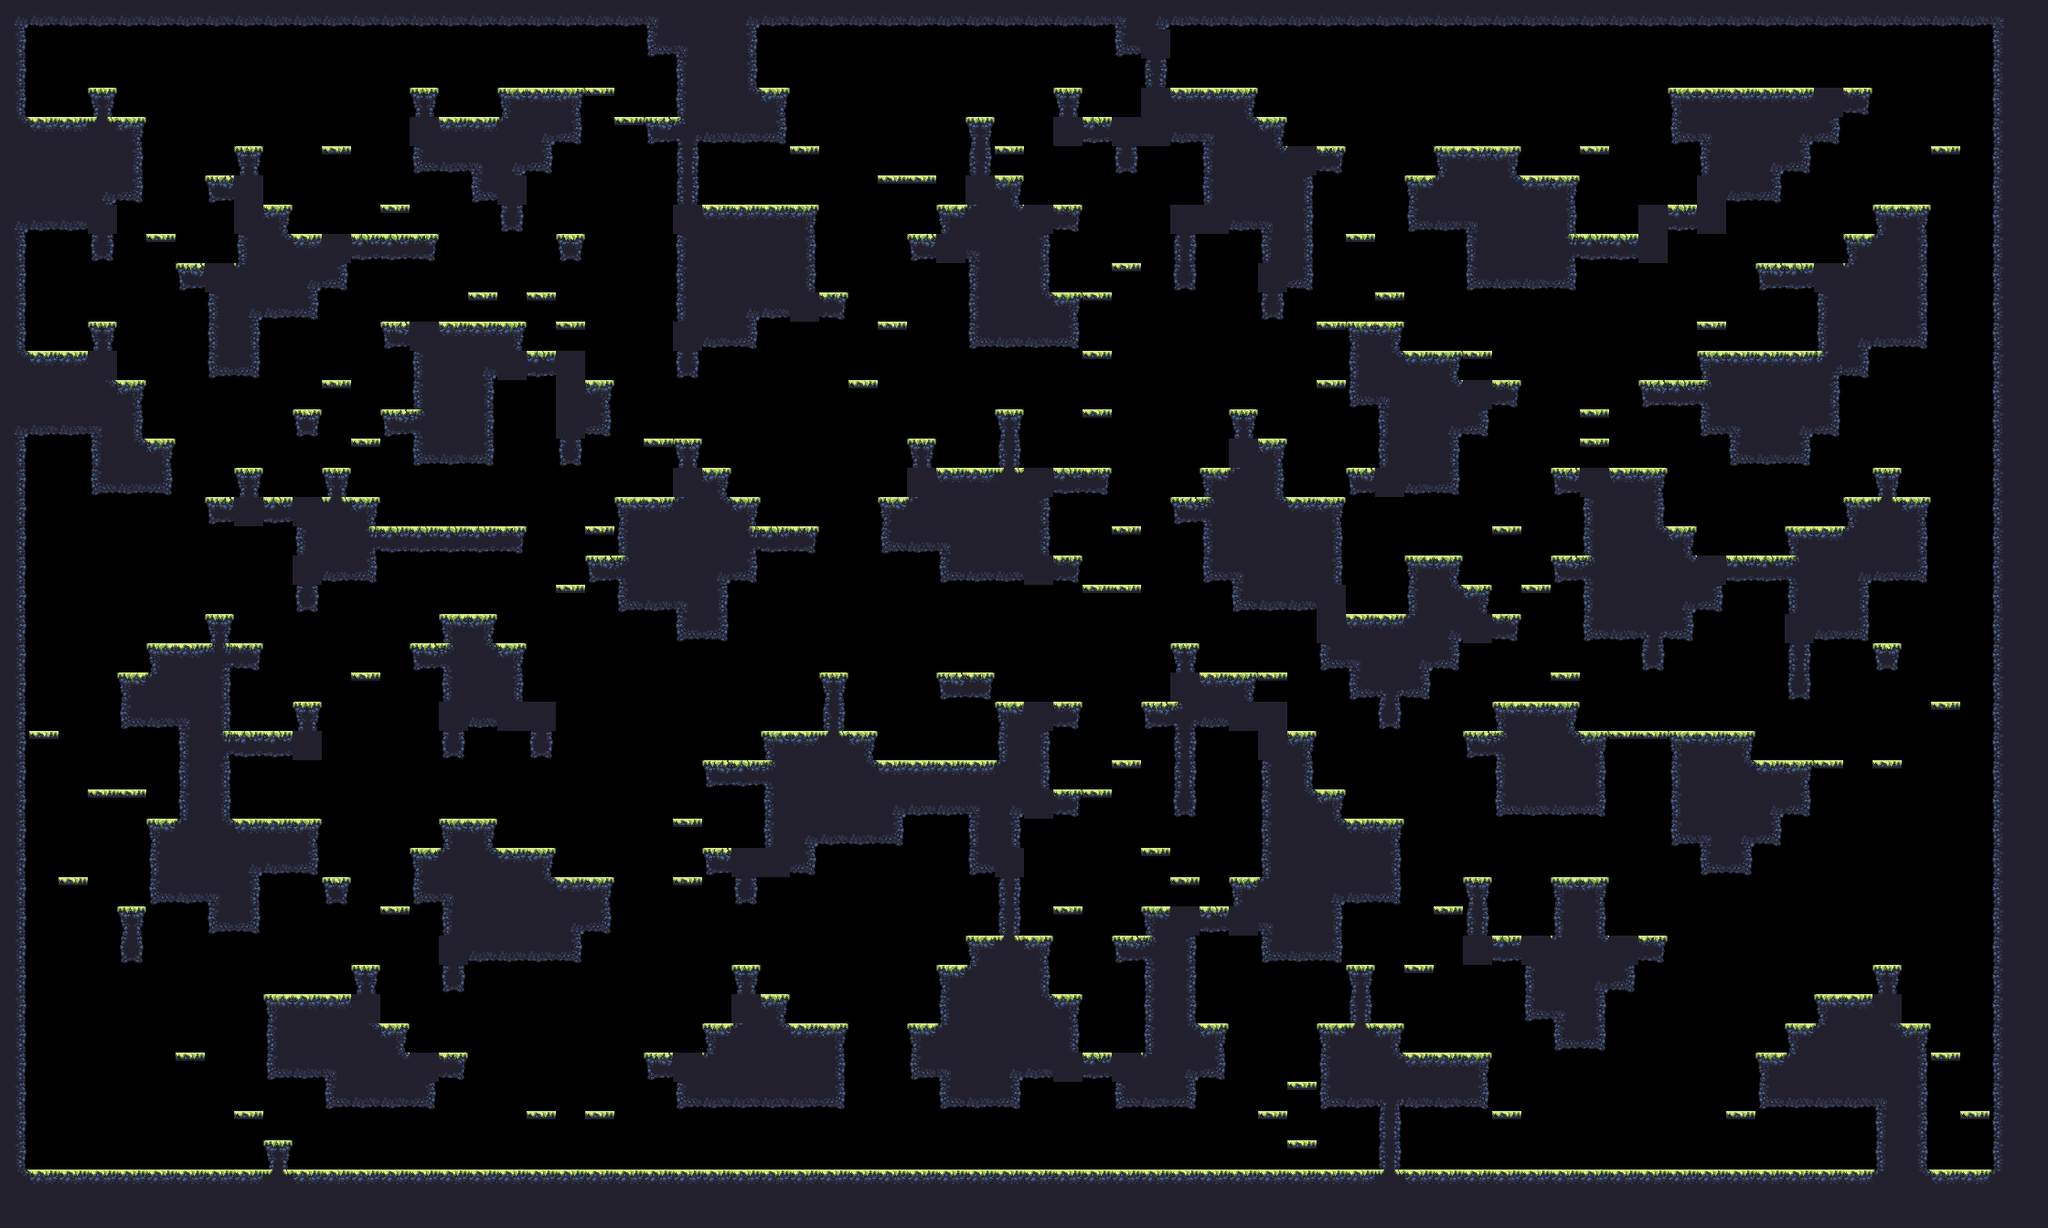

This game map was drawn from its Tiled (.tmx) file and the tilesets committed beside it. A one-line description and the trimmed map source follow:
An orthogonal 70x42 tile map with 32x32 px tiles, 1 tile layer (main) and 17 objects (9x spawn, spawnPlayer0, spawnCrown0, spawnPlayer1, spawnCrown1, ...).

<map compressionlevel="0" height="42" infinite="0" nextlayerid="3" nextobjectid="4" orientation="orthogonal" renderorder="right-down" tiledversion="1.3.2" tileheight="32" tilewidth="32" version="1.2" width="70">
 <tileset firstgid="1" source="forest_summer_tile_set.tsx" />
 <layer height="42" id="1" name="main" width="70">
  <data>[2940 cells, 1267 non-empty, 28 distinct tile ids]</data>
 </layer>
 <objectgroup id="2" name="objects"><object id="1" name="spawnPlayer0" x="256" y="112.0" /><object id="2" name="spawnCrown0" x="224" y="144.0" /><object id="3" name="spawnPlayer1" x="2016" y="208.0" /><object id="4" name="spawnCrown1" x="1984" y="240.0" /><object id="5" name="spawnPlayer2" x="96" y="1232.0" /><object id="6" name="spawnCrown2" x="64" y="1232.0" /><object id="7" name="spawnPlayer3" x="2112" y="1072.0" /><object id="8" name="spawnCrown3" x="1888" y="1232.0" /><object id="9" name="spawn" x="1024" y="432.0" /><object id="10" name="spawn" x="1888" y="752.0" /><object id="11" name="spawn" x="1440" y="112.0" /><object id="12" name="spawn" x="416" y="208.0" /><object id="13" name="spawn" x="64" y="1232.0" /><object id="14" name="spawn" x="1760" y="752.0" /><object id="15" name="spawn" x="1952" y="1072.0" /><object id="16" name="spawn" x="1568" y="1104.0" /><object id="17" name="spawn" x="1760" y="1232.0" /></objectgroup></map>
